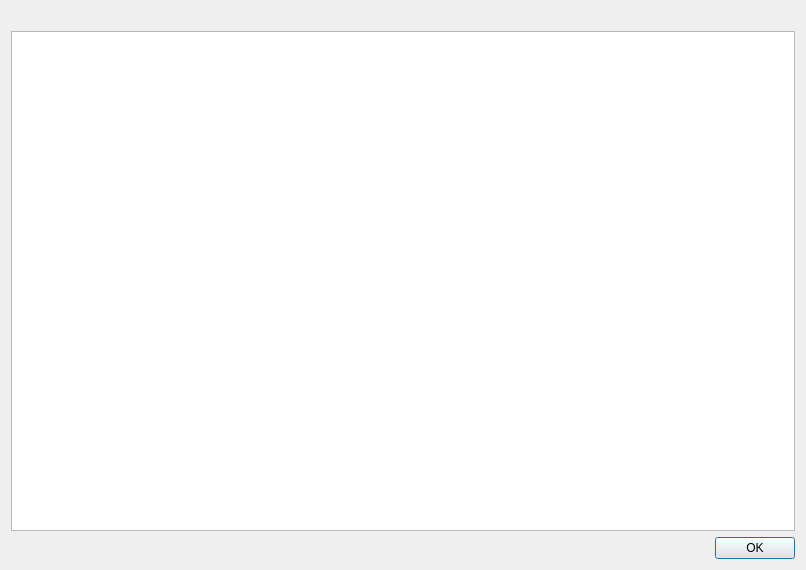
<?xml version="1.0" encoding="UTF-8"?>
<ui version="4.0">
 <class>reWatermark</class>
 <widget class="QDialog" name="reWatermark">
  <property name="geometry">
   <rect>
    <x>0</x>
    <y>0</y>
    <width>806</width>
    <height>570</height>
   </rect>
  </property>
  <property name="windowTitle">
   <string>Dialog</string>
  </property>
  <layout class="QGridLayout" name="gridLayout">
   <item row="2" column="0">
    <spacer name="horizontalSpacer">
     <property name="orientation">
      <enum>Qt::Horizontal</enum>
     </property>
     <property name="sizeHint" stdset="0">
      <size>
       <width>579</width>
       <height>20</height>
      </size>
     </property>
    </spacer>
   </item>
   <item row="2" column="1">
    <widget class="QPushButton" name="btnOK">
     <property name="text">
      <string>OK</string>
     </property>
    </widget>
   </item>
   <item row="0" column="0" colspan="2">
    <widget class="QLabel" name="label_3">
     <property name="text">
      <string/>
     </property>
     <property name="pixmap">
      <pixmap resource="../../../../Reality_before_moving_repo_to_server/src/gui/resources/RealityUI.qrc">:/images/RealityLogo_small.png</pixmap>
     </property>
     <property name="alignment">
      <set>Qt::AlignCenter</set>
     </property>
    </widget>
   </item>
   <item row="1" column="0" colspan="2">
    <widget class="QTextBrowser" name="textBrowser">
     <property name="html">
      <string>&lt;!DOCTYPE HTML PUBLIC &quot;-//W3C//DTD HTML 4.0//EN&quot; &quot;http://www.w3.org/TR/REC-html40/strict.dtd&quot;&gt;
&lt;html&gt;&lt;head&gt;&lt;meta name=&quot;qrichtext&quot; content=&quot;1&quot; /&gt;&lt;style type=&quot;text/css&quot;&gt;
p, li { white-space: pre-wrap; }
&lt;/style&gt;&lt;/head&gt;&lt;body style=&quot; font-family:'.Helvetica Neue DeskInterface'; font-size:13pt; font-weight:400; font-style:normal;&quot;&gt;
&lt;p style=&quot;-qt-paragraph-type:empty; margin-top:0px; margin-bottom:0px; margin-left:0px; margin-right:0px; -qt-block-indent:0; text-indent:0px;&quot;&gt;&lt;br /&gt;&lt;/p&gt;&lt;/body&gt;&lt;/html&gt;</string>
     </property>
     <property name="textInteractionFlags">
      <set>Qt::LinksAccessibleByKeyboard|Qt::LinksAccessibleByMouse|Qt::TextBrowserInteraction|Qt::TextSelectableByKeyboard|Qt::TextSelectableByMouse</set>
     </property>
     <property name="source">
      <url>
       <string>qrc:/textResources/watermark.html</string>
      </url>
     </property>
     <property name="openExternalLinks">
      <bool>false</bool>
     </property>
     <property name="openLinks">
      <bool>false</bool>
     </property>
    </widget>
   </item>
  </layout>
 </widget>
 <resources>
  <include location="../../../../Reality_before_moving_repo_to_server/src/gui/resources/RealityUI.qrc"/>
 </resources>
 <connections>
  <connection>
   <sender>btnOK</sender>
   <signal>clicked()</signal>
   <receiver>reWatermark</receiver>
   <slot>accept()</slot>
   <hints>
    <hint type="sourcelabel">
     <x>838</x>
     <y>624</y>
    </hint>
    <hint type="destinationlabel">
     <x>530</x>
     <y>559</y>
    </hint>
   </hints>
  </connection>
 </connections>
</ui>
